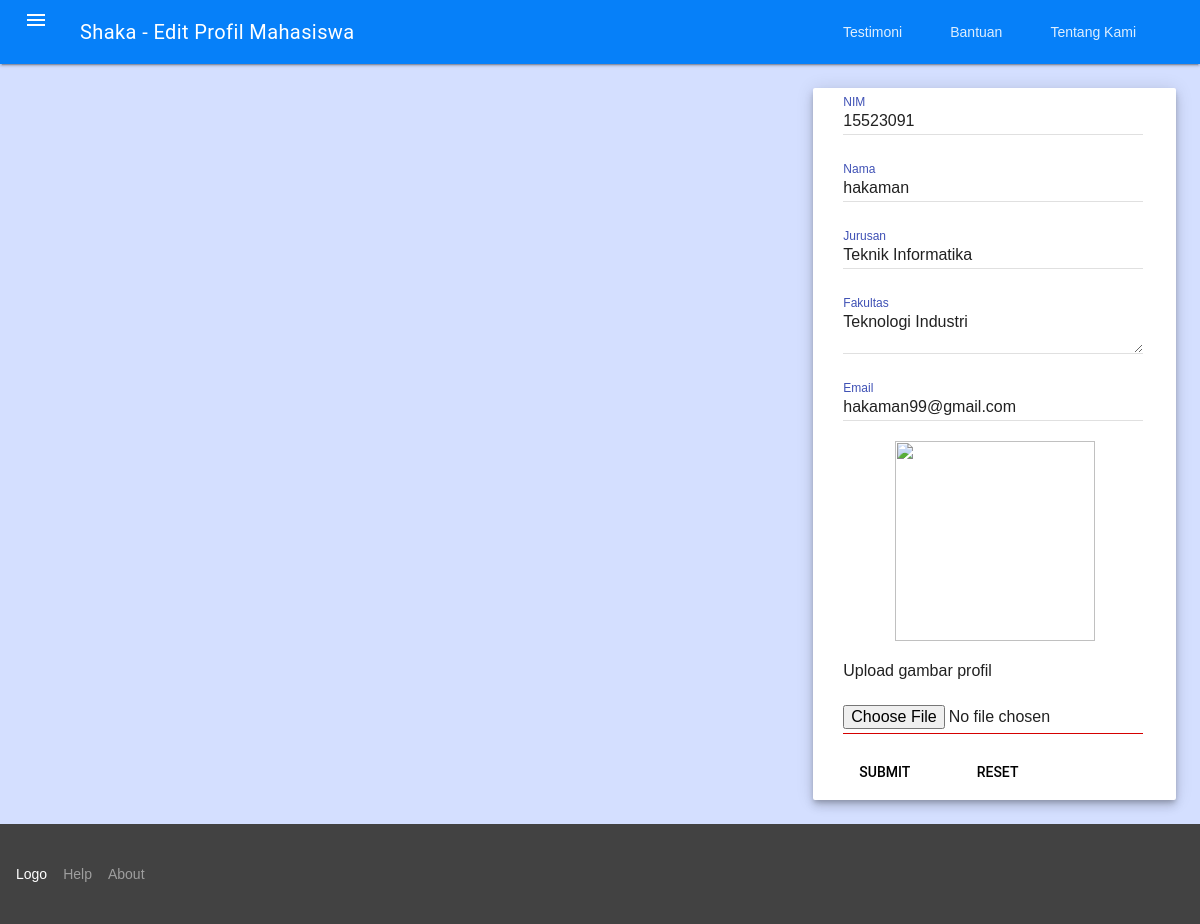
Page /form_edit_profil_mhs.php?nim=15523091 (signed in) on the committed database.
### tables this page shows
CREATE TABLE `mahasiswa` (
  `nim` varchar(15) NOT NULL,
  `img` varchar(255) NOT NULL,
  `nama` varchar(50) NOT NULL,
  `jurusan` varchar(50) NOT NULL,
  `fakultas` varchar(50) NOT NULL,
  `email` varchar(50) NOT NULL,
  `username` varchar(25) NOT NULL,
  `password` varchar(255) NOT NULL,
  `level` int(2) NOT NULL,
  `id_admin` int(15) NOT NULL
);

### form_edit_profil_mhs.php (the view, shortened to what this page needs)
<?php
  $nim = $_GET['nim'];
  $query = mysql_query("SELECT * FROM mahasiswa WHERE nim = '$nim'");
  $result = mysql_fetch_array($query);
?>
<!DOCTYPE html PUBLIC "-//W3C//DTD XHTML 1.0 Transitional//EN" "http://www.w3.org/TR/xhtml1/DTD/xhtml1-transitional.dtd">
<html xmlns="http://www.w3.org/1999/xhtml">
<head>
<link rel="stylesheet" href="https://code.getmdl.io/1.2.1/material.indigo-pink.min.css">
<link rel="stylesheet" type="text/css" href="material.min.css"/>
<link rel="stylesheet" type="text/css" href="style.css"/>
</head>
<body bgcolor="#D4DFFF">
	<div class="mdl-layout mdl-js-layout mdl-layout--fixed-header">
    	<header class="mdl-layout__header" style="background-color:#0680F9">
        	<div class="mdl-layout__header-row">
            	<span class="mdl-layout-title">Shaka - Edit Profil Mahasiswa</span>
                <nav class="mdl-navigation mdl-layout--large-screen-only">
                  <a class="mdl-navigation__link" href="#">Testimoni</a>
                	<a class="mdl-navigation__link" href="#">Bantuan</a>
                    <a class="mdl-navigation__link" href="#">Tentang Kami</a>
                </nav>
            </div>
        </header>
        	<main class="mdl-layout__content" style="height:wrap">
            	<div class="page-content" style="min-height: 75vh">
                	<div class="mdl-grid">
                    	<div class="mdl-cell mdl-cell--4-col"></div>
                        <div class="mdl-cell mdl-cell--4-col"></div>
                       	<div class="mdl-cell mdl-cell--4-col">
                        	<div class="demo-updates mdl-card mdl-shadow--6dp mdl-cell mdl-cell--4-col mdl-cell--4-col-tablet mdl-cell--12-col-desktop">
            <form method="post" action="edit_profil_mhs.php" enctype="multipart/form-data">
              <div class="mdl-textfield mdl-js-textfield mdl-textfield--floating-label">
                 <input name="nim" class="mdl-textfield__input" type="number" value="<?= $result['nim'];?>" style="margin-left:30px" readonly>
               <label name="nim" class="mdl-textfield__label" for="user" style="margin-left:30px">NIM</label>
              </div><br/>
         			 <div class="mdl-textfield mdl-js-textfield mdl-textfield--floating-label">
          			 <input name="nama" class="mdl-textfield__input" type="text" value="<?= $result['nama'];?>" style="margin-left:30px" required>
               <label name="nama" class="mdl-textfield__label" for="user" style="margin-left:30px">Nama</label>
              </div><br/>
              <div class="mdl-textfield mdl-js-textfield mdl-textfield--floating-label">
                 <input name="jurusan" class="mdl-textfield__input" type="text" value="<?= $result['jurusan'];?>" style="margin-left:30px" required>
               <label name="jurusan" class="mdl-textfield__label" for="user" style="margin-left:30px">Jurusan</label>
              </div><br/>
              <div class="mdl-textfield mdl-js-textfield mdl-textfield--floating-label">
                <textarea name="fakultas" class="mdl-textfield__input" type="text" style="margin-left:30px" required><?=$result['fakultas'];?></textarea>
                <label name="fakultas" class="mdl-textfield__label" for="text" style="margin-left:30px">Fakultas</label>
              </div><br />
              <div class="mdl-textfield mdl-js-textfield mdl-textfield--floating-label">
                 <input name="email" class="mdl-textfield__input" type="text" value="<?= $result['email'];?>" style="margin-left:30px" required>
               <label name="email" class="mdl-textfield__label" for="user" style="margin-left:30px">Email</label>
              </div><br/>
              <center><img style="width: 200px; height:200px;" src="Images/profilimg/<?php echo $result['img'];?> "></center><br>
              <label style="padding: 30px;">Upload gambar profil</label>
              <div class="mdl-textfield mdl-js-textfield mdl-textfield--floating-label">
                <input name="img" class="mdl-textfield__input" type="file" style="margin-left:30px" required>
                <label name="img" class="mdl-textfield__label" for="text" style="margin-left:30px"></label>
              </div><br />
		  <button class="mdl-button mdl-js-button mdl-js-ripple-effect" style="margin-left:30px; margin-bottom:10px" onclick="return klikUbah();">Submit</button>
      <button type="reset" class="mdl-button mdl-js-button mdl-js-ripple-effect" style="margin-left:30px; margin-bottom:10px">Reset</button>
		</form></div>
                        </div>
                    </div>
                </div>
          <div style="height: wrap">
          <footer class="mdl-mini-footer">
            <div class="mdl-mini-footer--left-section">
              <div class="mdl-logo">Logo</div>
                <ul class="mdl-mini-footer--link-list">
                  <li><a href="#">Help</a></li>
                    <li><a href="#">About</a></li>
                </ul>
            </div>
          </footer>
          </div>
          </main>
    </div>
</body>
</html>

### rows in the picture
mahasiswa: nim "15523091", nama "hakaman", jurusan "Teknik Informatika", fakultas "Teknologi Industri", email "hakaman99@gmail.com"
